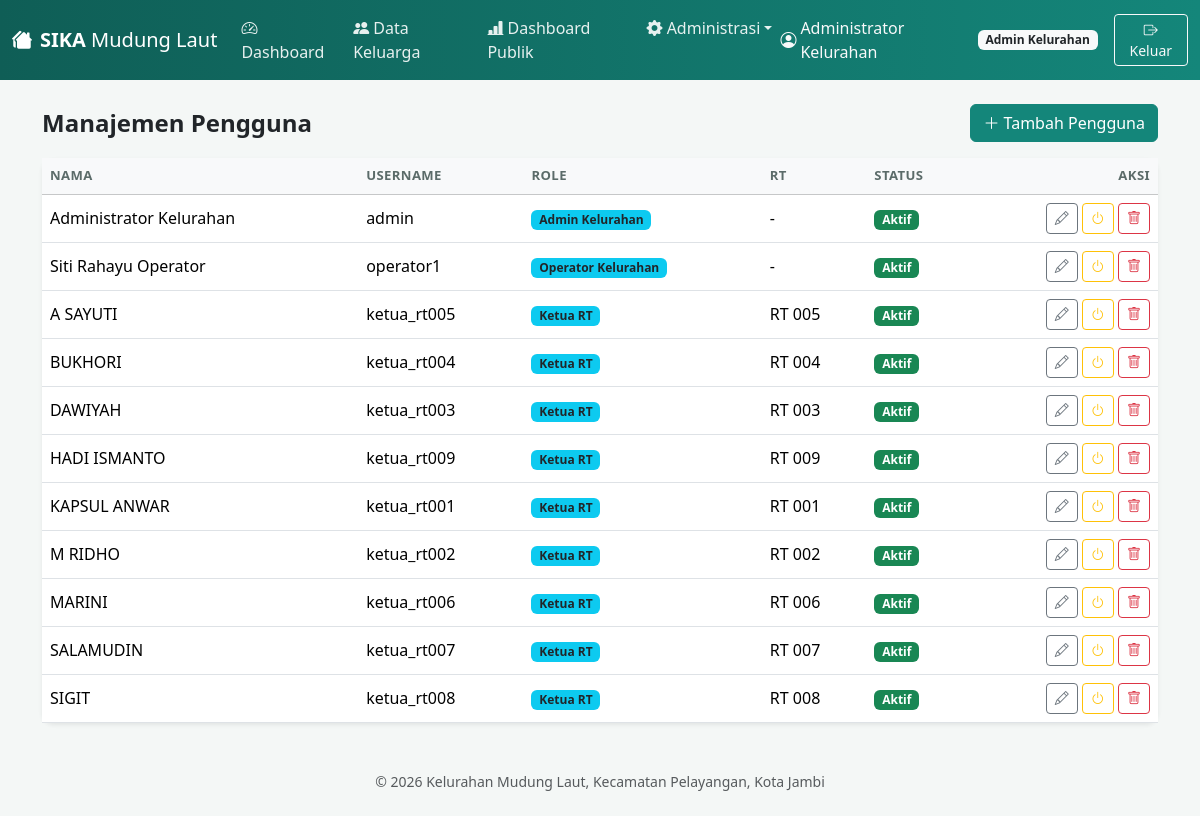
/admin_users.php (signed in), run on the app's committed database.
### tables this page shows
CREATE TABLE users (
  id INT AUTO_INCREMENT PRIMARY KEY,
  nama VARCHAR(100) NOT NULL,
  username VARCHAR(50) UNIQUE NOT NULL,
  password VARCHAR(255) NOT NULL,
  role ENUM('admin_kelurahan','operator_kelurahan','ketua_rt') NOT NULL,
  rt_id INT NULL,
  status ENUM('aktif','nonaktif') DEFAULT 'aktif',
  remember_token_hash VARCHAR(255) NULL,      
  remember_token_expires DATETIME NULL,
  created_at TIMESTAMP DEFAULT CURRENT_TIMESTAMP,
  FOREIGN KEY (rt_id) REFERENCES rt(id) ON DELETE SET NULL
);

CREATE TABLE rt (
  id INT AUTO_INCREMENT PRIMARY KEY,
  nomor_rt VARCHAR(10) NOT NULL UNIQUE,
  keterangan VARCHAR(100) NULL,
  jml_bangunan_tinggal INT NOT NULL DEFAULT 0,               
  jml_bangunan_rumah_ibadah INT NOT NULL DEFAULT 0,          
  jml_bangunan_fasilitas_pendidikan INT NOT NULL DEFAULT 0,  
  jml_bangunan_fasilitas_kesehatan INT NOT NULL DEFAULT 0,   
  jml_bangunan_kosong INT NOT NULL DEFAULT 0                 
);

### includes/functions.php (called while the page is built, shortened)
<?php
function e($str) {
    return htmlspecialchars($str ?? '', ENT_QUOTES, 'UTF-8');
}
function isLoggedIn() {
    return isset($_SESSION['user']);
}
function currentUser() {
    return $_SESSION['user'] ?? null;
}
function hasRole($roles) {
    if (is_string($roles)) $roles = [$roles];
    return in_array($_SESSION['user']['role'], $roles, true);
}
function roleLabel($role) {
    $labels = [
        'admin_kelurahan'    => 'Admin Kelurahan',
        'operator_kelurahan' => 'Operator Kelurahan',
        'ketua_rt'           => 'Ketua RT',
    ];
    return $labels[$role] ?? $role;
}
    ?>

### public/admin_users.php (the view, shortened to what this page needs)
<?php
require_once __DIR__ . '/../includes/config.php';
$users = $pdo->query("SELECT u.*, r.nomor_rt FROM users u LEFT JOIN rt r ON r.id=u.rt_id ORDER BY u.role, u.nama")->fetchAll();
require __DIR__ . '/../includes/partials_header.php';
?>
<div class="d-flex justify-content-between align-items-center mb-3">
  <h4 class="fw-semibold mb-0">Manajemen Pengguna</h4>
  <a href="admin_users_form.php" class="btn btn-teal"><i class="bi bi-plus-lg"></i> Tambah Pengguna</a>
</div>
<div class="card border-0 shadow-sm">
<div class="table-responsive">
<table class="table table-hover mb-0 align-middle table-mobile-cards">
<thead class="table-light"><tr><th>Nama</th><th>Username</th><th>Role</th><th>RT</th><th>Status</th><th class="text-end">Aksi</th></tr></thead>
<tbody>
<?php foreach ($users as $u): ?>
<tr>
  <td data-label="Nama"><?= e($u['nama']) ?></td>
  <td data-label="Username"><?= e($u['username']) ?></td>
  <td data-label="Role"><span class="badge bg-info text-dark"><?= e(roleLabel($u['role'])) ?></span></td>
  <td data-label="RT"><?= $u['nomor_rt'] ? 'RT '.e($u['nomor_rt']) : '-' ?></td>
  <td data-label="Status"><span class="badge <?= $u['status']=='aktif'?'bg-success':'bg-secondary' ?>"><?= e(ucfirst($u['status'])) ?></span></td>
  <td data-label="Aksi" class="text-end td-action">
    <a href="admin_users_form.php?id=<?= $u['id'] ?>" class="btn btn-sm btn-outline-secondary" title="Ubah"><i class="bi bi-pencil"></i></a>
    <a href="admin_users.php?toggle=<?= $u['id'] ?>" class="btn btn-sm btn-outline-warning" title="Aktifkan/Nonaktifkan"><i class="bi bi-power"></i></a>
    <a href="admin_users.php?delete=<?= $u['id'] ?>" class="btn btn-sm btn-outline-danger" title="Hapus" onclick="return confirm('Hapus pengguna ini?')"><i class="bi bi-trash"></i></a>
  </td>
</tr>
<?php endforeach; ?>
</tbody>
</table>
</div>
</div>
<?php require __DIR__ . '/../includes/partials_footer.php'; ?>

### includes/partials_header.php (shortened to what this page needs)
<!DOCTYPE html>
<html lang="id">
<head>
<link href="https://cdn.jsdelivr.net/npm/bootstrap@5.3.3/dist/css/bootstrap.min.css" rel="stylesheet">
<link href="https://cdn.jsdelivr.net/npm/bootstrap-icons@1.11.3/font/bootstrap-icons.css" rel="stylesheet">
<link href="assets/style.css" rel="stylesheet">
</head>
<body>
<?php if (isLoggedIn()): $u = currentUser(); ?>
<nav class="navbar navbar-expand-lg navbar-dark app-navbar">
  <div class="container-fluid">
    <a class="navbar-brand fw-semibold" href="dashboard.php" title="Sistem Informasi Keluarga"><i class="bi bi-houses-fill me-2"></i>SIKA <span class="fw-light">Mudung Laut</span></a>
    <div class="collapse navbar-collapse" id="navMain">
      <ul class="navbar-nav me-auto mb-2 mb-lg-0">
        <li class="nav-item"><a class="nav-link" href="dashboard.php"><i class="bi bi-speedometer2"></i> Dashboard</a></li>
        <li class="nav-item"><a class="nav-link" href="keluarga_list.php"><i class="bi bi-people-fill"></i> Data Keluarga</a></li>
        <li class="nav-item"><a class="nav-link" href="public_dashboard.php" target="_blank"><i class="bi bi-bar-chart-line-fill"></i> Dashboard Publik</a></li>
        <?php if (hasRole(['admin_kelurahan'])): ?>
        <li class="nav-item dropdown">
          <a class="nav-link dropdown-toggle" href="#" role="button" data-bs-toggle="dropdown"><i class="bi bi-gear-fill"></i> Administrasi</a>
        </li>
        <?php endif; ?>
      </ul>
      <ul class="navbar-nav align-items-lg-center">
        <li class="nav-item d-flex align-items-center text-light me-lg-3 mb-2 mb-lg-0">
          <i class="bi bi-person-circle me-1"></i> <?= e($u['nama']) ?>
          <span class="badge bg-light text-dark ms-2"><?= e(roleLabel($u['role'])) ?></span>
        </li>
        <li class="nav-item"><a class="btn btn-outline-light btn-sm" href="logout.php"><i class="bi bi-box-arrow-right"></i> Keluar</a></li>
      </ul>
    </div>
  </div>
</nav>
<?php endif; ?>
<main class="container py-4">

### public/assets/style.css (style rules this page uses)
:root { --teal-dark: #0f5e56; --teal: #14867a; --teal-light: #e8f5f3; }
body { background-color: #f4f7f6; font-family: 'Segoe UI', system-ui, sans-serif; }
.app-navbar { background: linear-gradient(90deg, var(--teal-dark), var(--teal)); }
.btn-teal { background-color: var(--teal); border-color: var(--teal); color: #fff; }
.card { border-radius: 12px; }
.table thead th { font-weight: 600; font-size: .82rem; text-transform: uppercase; letter-spacing: .03em; color: #5b6b69; border-bottom-width: 1px; }
.navbar-nav .nav-link { color: rgba(255,255,255,.9) !important; }
a { color: var(--teal-dark); }

### data on the page
users: nama "Administrator Kelurahan", role "Admin Kelurahan", username "admin", status "Aktif"
users: nama "Siti Rahayu Operator", username "operator1", role "Operator Kelurahan", status "Aktif"
users: nama "A SAYUTI", username "ketua_rt005", role "Ketua RT", rt.nomor_rt "005", status "Aktif"
users: nama "BUKHORI", username "ketua_rt004", role "Ketua RT", rt.nomor_rt "004", status "Aktif"
users: nama "DAWIYAH", username "ketua_rt003", role "Ketua RT", rt.nomor_rt "003", status "Aktif"
users: nama "HADI ISMANTO", username "ketua_rt009", role "Ketua RT", rt.nomor_rt "009", status "Aktif"
users: nama "KAPSUL ANWAR", username "ketua_rt001", role "Ketua RT", rt.nomor_rt "001", status "Aktif"
users: nama "M RIDHO", username "ketua_rt002", role "Ketua RT", rt.nomor_rt "002", status "Aktif"
users: nama "MARINI", username "ketua_rt006", role "Ketua RT", rt.nomor_rt "006", status "Aktif"
users: nama "SALAMUDIN", username "ketua_rt007", role "Ketua RT", rt.nomor_rt "007", status "Aktif"
users: nama "SIGIT", username "ketua_rt008", role "Ketua RT", rt.nomor_rt "008", status "Aktif"
